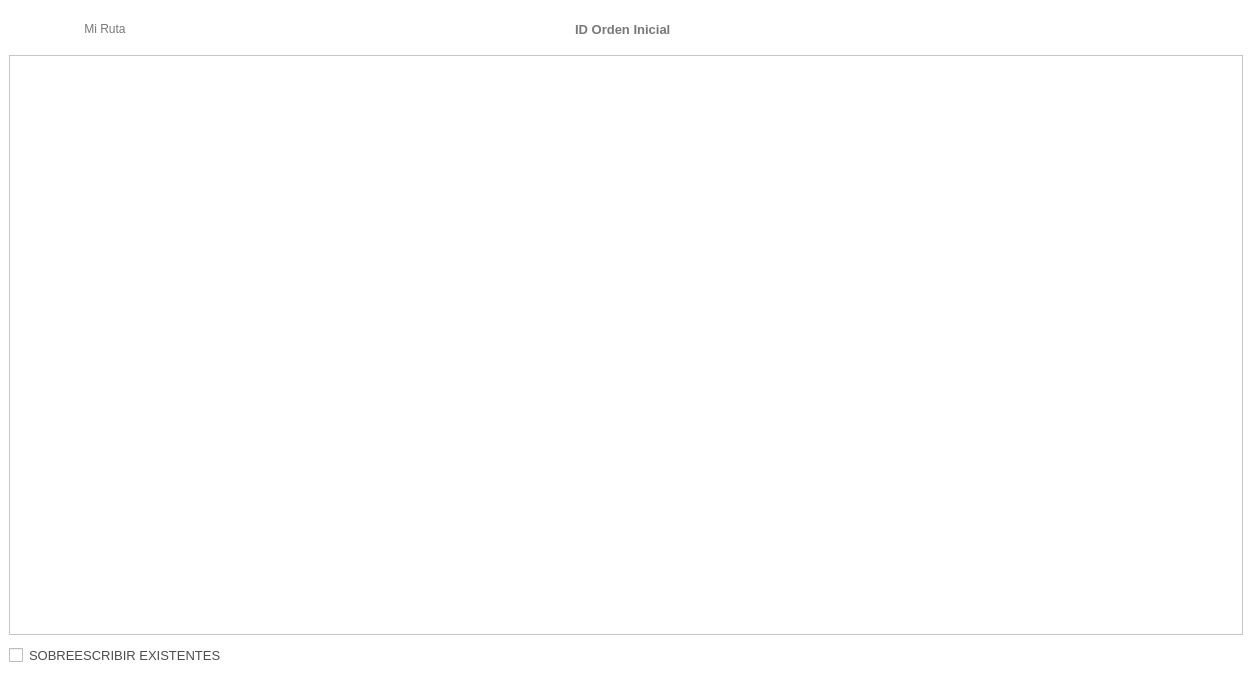
<?xml version="1.0" encoding="UTF-8"?>
<ui version="4.0">
 <class>screen_tabla_tareas</class>
 <widget class="QDialog" name="screen_tabla_tareas">
  <property name="geometry">
   <rect>
    <x>0</x>
    <y>0</y>
    <width>1252</width>
    <height>675</height>
   </rect>
  </property>
  <property name="minimumSize">
   <size>
    <width>1252</width>
    <height>675</height>
   </size>
  </property>
  <property name="maximumSize">
   <size>
    <width>16777215</width>
    <height>16777215</height>
   </size>
  </property>
  <property name="palette">
   <palette>
    <active>
     <colorrole role="Base">
      <brush brushstyle="SolidPattern">
       <color alpha="255">
        <red>46</red>
        <green>47</green>
        <blue>48</blue>
       </color>
      </brush>
     </colorrole>
     <colorrole role="Window">
      <brush brushstyle="SolidPattern">
       <color alpha="255">
        <red>255</red>
        <green>255</green>
        <blue>255</blue>
       </color>
      </brush>
     </colorrole>
    </active>
    <inactive>
     <colorrole role="Base">
      <brush brushstyle="SolidPattern">
       <color alpha="255">
        <red>46</red>
        <green>47</green>
        <blue>48</blue>
       </color>
      </brush>
     </colorrole>
     <colorrole role="Window">
      <brush brushstyle="SolidPattern">
       <color alpha="255">
        <red>255</red>
        <green>255</green>
        <blue>255</blue>
       </color>
      </brush>
     </colorrole>
    </inactive>
    <disabled>
     <colorrole role="Base">
      <brush brushstyle="SolidPattern">
       <color alpha="255">
        <red>255</red>
        <green>255</green>
        <blue>255</blue>
       </color>
      </brush>
     </colorrole>
     <colorrole role="Window">
      <brush brushstyle="SolidPattern">
       <color alpha="255">
        <red>255</red>
        <green>255</green>
        <blue>255</blue>
       </color>
      </brush>
     </colorrole>
    </disabled>
   </palette>
  </property>
  <property name="windowTitle">
   <string>Tabla de Tareas</string>
  </property>
  <layout class="QVBoxLayout" name="verticalLayout_5">
   <property name="leftMargin">
    <number>0</number>
   </property>
   <property name="topMargin">
    <number>0</number>
   </property>
   <property name="rightMargin">
    <number>0</number>
   </property>
   <property name="bottomMargin">
    <number>0</number>
   </property>
   <item>
    <widget class="QWidget" name="widget_table" native="true">
     <layout class="QVBoxLayout" name="verticalLayout_4">
      <property name="bottomMargin">
       <number>0</number>
      </property>
      <item>
       <layout class="QHBoxLayout" name="horizontalLayout_5">
        <property name="spacing">
         <number>20</number>
        </property>
        <property name="leftMargin">
         <number>10</number>
        </property>
        <property name="topMargin">
         <number>0</number>
        </property>
        <property name="rightMargin">
         <number>5</number>
        </property>
        <property name="bottomMargin">
         <number>0</number>
        </property>
        <item>
         <widget class="my_label" name="lb_logo">
          <property name="minimumSize">
           <size>
            <width>45</width>
            <height>35</height>
           </size>
          </property>
          <property name="maximumSize">
           <size>
            <width>45</width>
            <height>35</height>
           </size>
          </property>
          <property name="styleSheet">
           <string notr="true">border-image: url(:/icons/app_logo.png);</string>
          </property>
          <property name="text">
           <string/>
          </property>
          <property name="scaledContents">
           <bool>false</bool>
          </property>
          <property name="alignment">
           <set>Qt::AlignCenter</set>
          </property>
          <property name="wordWrap">
           <bool>false</bool>
          </property>
         </widget>
        </item>
        <item>
         <widget class="QLabel" name="label_17">
          <property name="minimumSize">
           <size>
            <width>0</width>
            <height>40</height>
           </size>
          </property>
          <property name="styleSheet">
           <string notr="true">font: 63 18pt &quot;Segoe UI Semibold&quot;;
color: rgb(120, 120, 120)</string>
          </property>
          <property name="text">
           <string>Mi Ruta      </string>
          </property>
          <property name="alignment">
           <set>Qt::AlignCenter</set>
          </property>
         </widget>
        </item>
        <item>
         <spacer name="horizontalSpacer_3">
          <property name="orientation">
           <enum>Qt::Horizontal</enum>
          </property>
          <property name="sizeHint" stdset="0">
           <size>
            <width>40</width>
            <height>20</height>
           </size>
          </property>
         </spacer>
        </item>
        <item>
         <widget class="QWidget" name="widget_id_orden" native="true">
          <layout class="QHBoxLayout" name="horizontalLayout_4">
           <property name="topMargin">
            <number>0</number>
           </property>
           <property name="bottomMargin">
            <number>0</number>
           </property>
           <item>
            <widget class="QPushButton" name="pb_id_orden_inicial">
             <property name="minimumSize">
              <size>
               <width>0</width>
               <height>30</height>
              </size>
             </property>
             <property name="palette">
              <palette>
               <active>
                <colorrole role="WindowText">
                 <brush brushstyle="SolidPattern">
                  <color alpha="255">
                   <red>120</red>
                   <green>120</green>
                   <blue>120</blue>
                  </color>
                 </brush>
                </colorrole>
                <colorrole role="Text">
                 <brush brushstyle="SolidPattern">
                  <color alpha="255">
                   <red>120</red>
                   <green>120</green>
                   <blue>120</blue>
                  </color>
                 </brush>
                </colorrole>
                <colorrole role="ButtonText">
                 <brush brushstyle="SolidPattern">
                  <color alpha="255">
                   <red>120</red>
                   <green>120</green>
                   <blue>120</blue>
                  </color>
                 </brush>
                </colorrole>
                <colorrole role="PlaceholderText">
                 <brush brushstyle="NoBrush">
                  <color alpha="128">
                   <red>120</red>
                   <green>120</green>
                   <blue>120</blue>
                  </color>
                 </brush>
                </colorrole>
               </active>
               <inactive>
                <colorrole role="WindowText">
                 <brush brushstyle="SolidPattern">
                  <color alpha="255">
                   <red>120</red>
                   <green>120</green>
                   <blue>120</blue>
                  </color>
                 </brush>
                </colorrole>
                <colorrole role="Text">
                 <brush brushstyle="SolidPattern">
                  <color alpha="255">
                   <red>120</red>
                   <green>120</green>
                   <blue>120</blue>
                  </color>
                 </brush>
                </colorrole>
                <colorrole role="ButtonText">
                 <brush brushstyle="SolidPattern">
                  <color alpha="255">
                   <red>120</red>
                   <green>120</green>
                   <blue>120</blue>
                  </color>
                 </brush>
                </colorrole>
                <colorrole role="PlaceholderText">
                 <brush brushstyle="NoBrush">
                  <color alpha="128">
                   <red>120</red>
                   <green>120</green>
                   <blue>120</blue>
                  </color>
                 </brush>
                </colorrole>
               </inactive>
               <disabled>
                <colorrole role="WindowText">
                 <brush brushstyle="SolidPattern">
                  <color alpha="255">
                   <red>120</red>
                   <green>120</green>
                   <blue>120</blue>
                  </color>
                 </brush>
                </colorrole>
                <colorrole role="Text">
                 <brush brushstyle="SolidPattern">
                  <color alpha="255">
                   <red>120</red>
                   <green>120</green>
                   <blue>120</blue>
                  </color>
                 </brush>
                </colorrole>
                <colorrole role="ButtonText">
                 <brush brushstyle="SolidPattern">
                  <color alpha="255">
                   <red>120</red>
                   <green>120</green>
                   <blue>120</blue>
                  </color>
                 </brush>
                </colorrole>
                <colorrole role="PlaceholderText">
                 <brush brushstyle="NoBrush">
                  <color alpha="128">
                   <red>120</red>
                   <green>120</green>
                   <blue>120</blue>
                  </color>
                 </brush>
                </colorrole>
               </disabled>
              </palette>
             </property>
             <property name="font">
              <font>
               <family>Segoe UI</family>
               <pointsize>10</pointsize>
               <weight>75</weight>
               <bold>true</bold>
              </font>
             </property>
             <property name="styleSheet">
              <string notr="true">QPushButton{
	color: rgb(120, 120, 120);
	border-radius: 3px;
}
QPushButton:hover:!pressed{
	  background-color: #EEEEEE; 
}</string>
             </property>
             <property name="text">
              <string>ID Orden Inicial </string>
             </property>
             <property name="icon">
              <iconset resource="assets.qrc">
               <normaloff>:/icons/plus_blue.png</normaloff>:/icons/plus_blue.png</iconset>
             </property>
             <property name="iconSize">
              <size>
               <width>40</width>
               <height>22</height>
              </size>
             </property>
             <property name="flat">
              <bool>true</bool>
             </property>
            </widget>
           </item>
          </layout>
         </widget>
        </item>
        <item>
         <spacer name="horizontalSpacer_14">
          <property name="orientation">
           <enum>Qt::Horizontal</enum>
          </property>
          <property name="sizeHint" stdset="0">
           <size>
            <width>40</width>
            <height>20</height>
           </size>
          </property>
         </spacer>
        </item>
        <item>
         <layout class="QHBoxLayout" name="horizontalLayout_6">
          <property name="bottomMargin">
           <number>20</number>
          </property>
          <item>
           <widget class="QPushButton" name="pb_minimize">
            <property name="styleSheet">
             <string notr="true">QPushButton{
	color: rgb(77, 77, 77);
	border-radius: 3px;
}
QPushButton:hover:!pressed{
	  background-color: #EEEEEE; 
}</string>
            </property>
            <property name="text">
             <string/>
            </property>
            <property name="icon">
             <iconset resource="assets.qrc">
              <normaloff>:/icons/minimize.png</normaloff>:/icons/minimize.png</iconset>
            </property>
            <property name="iconSize">
             <size>
              <width>30</width>
              <height>30</height>
             </size>
            </property>
            <property name="flat">
             <bool>true</bool>
            </property>
           </widget>
          </item>
          <item>
           <widget class="QPushButton" name="pb_maximize">
            <property name="styleSheet">
             <string notr="true">QPushButton{
	color: rgb(77, 77, 77);
	border-radius: 3px;
}
QPushButton:hover:!pressed{
	  background-color: #EEEEEE; 
}</string>
            </property>
            <property name="text">
             <string/>
            </property>
            <property name="icon">
             <iconset resource="assets.qrc">
              <normaloff>:/icons/maximize.png</normaloff>:/icons/maximize.png</iconset>
            </property>
            <property name="iconSize">
             <size>
              <width>30</width>
              <height>30</height>
             </size>
            </property>
            <property name="flat">
             <bool>true</bool>
            </property>
           </widget>
          </item>
          <item>
           <widget class="QPushButton" name="pb_cruz">
            <property name="styleSheet">
             <string notr="true">QPushButton{
	color: rgb(77, 77, 77);
	border-radius: 3px;
}
QPushButton:hover:!pressed{
	  background-color: rgba(255, 200, 200);
}</string>
            </property>
            <property name="text">
             <string/>
            </property>
            <property name="icon">
             <iconset resource="assets.qrc">
              <normaloff>:/icons/close.png</normaloff>:/icons/close.png</iconset>
            </property>
            <property name="iconSize">
             <size>
              <width>30</width>
              <height>30</height>
             </size>
            </property>
            <property name="flat">
             <bool>true</bool>
            </property>
           </widget>
          </item>
         </layout>
        </item>
       </layout>
      </item>
      <item>
       <layout class="QVBoxLayout" name="verticalLayout_3">
        <property name="spacing">
         <number>0</number>
        </property>
        <item>
         <widget class="QTableView" name="tableView">
          <property name="minimumSize">
           <size>
            <width>1</width>
            <height>1</height>
           </size>
          </property>
          <property name="palette">
           <palette>
            <active>
             <colorrole role="Base">
              <brush brushstyle="SolidPattern">
               <color alpha="255">
                <red>255</red>
                <green>255</green>
                <blue>255</blue>
               </color>
              </brush>
             </colorrole>
            </active>
            <inactive>
             <colorrole role="Base">
              <brush brushstyle="SolidPattern">
               <color alpha="255">
                <red>255</red>
                <green>255</green>
                <blue>255</blue>
               </color>
              </brush>
             </colorrole>
            </inactive>
            <disabled>
             <colorrole role="Base">
              <brush brushstyle="SolidPattern">
               <color alpha="255">
                <red>255</red>
                <green>255</green>
                <blue>255</blue>
               </color>
              </brush>
             </colorrole>
            </disabled>
           </palette>
          </property>
          <property name="font">
           <font>
            <family>Segoe UI</family>
           </font>
          </property>
          <property name="styleSheet">
           <string notr="true"/>
          </property>
          <attribute name="horizontalHeaderMinimumSectionSize">
           <number>10</number>
          </attribute>
          <attribute name="horizontalHeaderDefaultSectionSize">
           <number>100</number>
          </attribute>
          <attribute name="verticalHeaderMinimumSectionSize">
           <number>10</number>
          </attribute>
         </widget>
        </item>
        <item>
         <layout class="QVBoxLayout" name="verticalLayout_2">
          <item>
           <layout class="QVBoxLayout" name="verticalLayout">
            <property name="spacing">
             <number>20</number>
            </property>
            <item>
             <layout class="QHBoxLayout" name="horizontalLayout_2">
              <property name="spacing">
               <number>40</number>
              </property>
              <property name="topMargin">
               <number>10</number>
              </property>
              <property name="bottomMargin">
               <number>10</number>
              </property>
              <item>
               <widget class="QCheckBox" name="cb_overwrite_tasks">
                <property name="font">
                 <font>
                  <family>Segoe UI</family>
                  <pointsize>10</pointsize>
                 </font>
                </property>
                <property name="styleSheet">
                 <string notr="true">QCheckBox {
	color: rgb(77, 77, 77);
	border-radius: 6px;
}

QCheckBox::indicator::checked{
    width: 25px;
	height: 25px;
	image: url(:/icons/checked.png);
}
QCheckBox::indicator::unchecked{
    width: 25px;
	height: 25px;
	image: url(:/icons/unchecked.png);
}

QCheckBox:hover:!pressed{
	  background-color: #EEEEEE; 
}</string>
                </property>
                <property name="text">
                 <string>SOBREESCRIBIR EXISTENTES  </string>
                </property>
               </widget>
              </item>
              <item>
               <spacer name="horizontalSpacer">
                <property name="orientation">
                 <enum>Qt::Horizontal</enum>
                </property>
                <property name="sizeHint" stdset="0">
                 <size>
                  <width>40</width>
                  <height>20</height>
                 </size>
                </property>
               </spacer>
              </item>
              <item>
               <widget class="MyLabelAnimated" name="pb_load_all_task_to_server">
                <property name="maximumSize">
                 <size>
                  <width>16777215</width>
                  <height>16777215</height>
                 </size>
                </property>
                <property name="styleSheet">
                 <string notr="true">QLabel{
	color: rgb(77, 77, 77);
	border-radius: 6px;
}
QLabel:hover:!pressed{
	  background-color: #EEEEEE; 
}</string>
                </property>
                <property name="text">
                 <string/>
                </property>
                <property name="pixmap">
                 <pixmap resource="assets.qrc">:/icons/subir_a_servidor.png</pixmap>
                </property>
                <property name="scaledContents">
                 <bool>true</bool>
                </property>
               </widget>
              </item>
              <item>
               <widget class="MyLabelAnimated" name="pb_insert_all_tasks_to_one_operator">
                <property name="maximumSize">
                 <size>
                  <width>16777215</width>
                  <height>16777215</height>
                 </size>
                </property>
                <property name="styleSheet">
                 <string notr="true">QLabel{
	color: rgb(77, 77, 77);
	border-radius: 6px;
}
QLabel:hover:!pressed{
	  background-color: #EEEEEE; 
}</string>
                </property>
                <property name="text">
                 <string/>
                </property>
                <property name="pixmap">
                 <pixmap resource="assets.qrc">:/icons/asignar_a_operario.png</pixmap>
                </property>
                <property name="scaledContents">
                 <bool>true</bool>
                </property>
               </widget>
              </item>
              <item>
               <widget class="MyLabelAnimated" name="pb_insert_task_to_one_operator">
                <property name="maximumSize">
                 <size>
                  <width>16777215</width>
                  <height>16777215</height>
                 </size>
                </property>
                <property name="styleSheet">
                 <string notr="true">QLabel{
	color: rgb(77, 77, 77);
	border-radius: 6px;
}
QLabel:hover:!pressed{
	  background-color: #EEEEEE; 
}</string>
                </property>
                <property name="text">
                 <string/>
                </property>
                <property name="pixmap">
                 <pixmap resource="assets.qrc">:/icons/asignar_una.png</pixmap>
                </property>
                <property name="scaledContents">
                 <bool>true</bool>
                </property>
               </widget>
              </item>
              <item>
               <widget class="MyLabelAnimated" name="pb_export_to_excel">
                <property name="maximumSize">
                 <size>
                  <width>16777215</width>
                  <height>16777215</height>
                 </size>
                </property>
                <property name="styleSheet">
                 <string notr="true">QLabel{
	color: rgb(77, 77, 77);
	border-radius: 6px;
}
QLabel:hover:!pressed{
	  background-color: #EEEEEE; 
}</string>
                </property>
                <property name="text">
                 <string/>
                </property>
                <property name="pixmap">
                 <pixmap resource="assets.qrc">:/icons/crear_excel.png</pixmap>
                </property>
                <property name="scaledContents">
                 <bool>true</bool>
                </property>
               </widget>
              </item>
              <item>
               <spacer name="horizontalSpacer_2">
                <property name="orientation">
                 <enum>Qt::Horizontal</enum>
                </property>
                <property name="sizeHint" stdset="0">
                 <size>
                  <width>40</width>
                  <height>20</height>
                 </size>
                </property>
               </spacer>
              </item>
             </layout>
            </item>
           </layout>
          </item>
         </layout>
        </item>
       </layout>
      </item>
     </layout>
    </widget>
   </item>
  </layout>
 </widget>
 <customwidgets>
  <customwidget>
   <class>MyLabelAnimated</class>
   <extends>QLabel</extends>
   <header location="global">mylabelanimated.h</header>
  </customwidget>
  <customwidget>
   <class>my_label</class>
   <extends>QLabel</extends>
   <header location="global">my_label.h</header>
  </customwidget>
 </customwidgets>
 <resources>
  <include location="assets.qrc"/>
 </resources>
 <connections/>
</ui>
